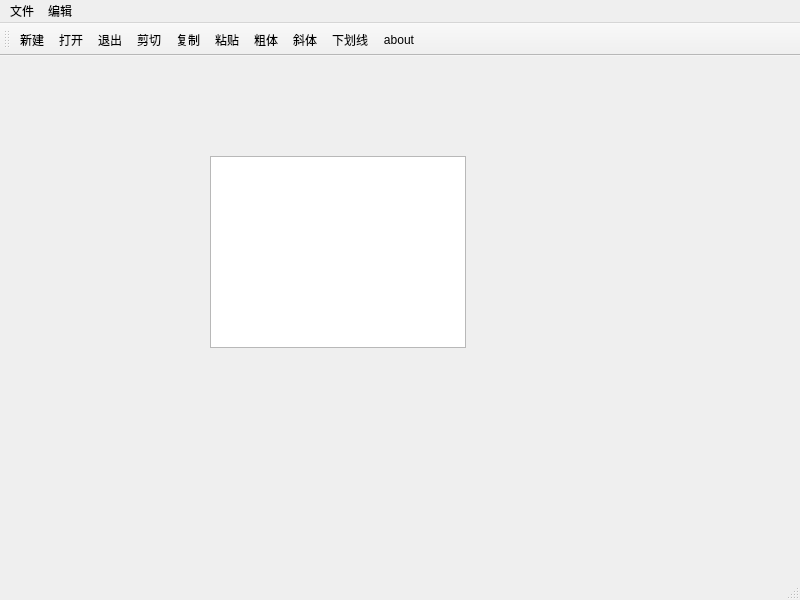
<?xml version="1.0" encoding="UTF-8"?>
<ui version="4.0">
 <class>MainWindow</class>
 <widget class="QMainWindow" name="MainWindow">
  <property name="geometry">
   <rect>
    <x>0</x>
    <y>0</y>
    <width>800</width>
    <height>600</height>
   </rect>
  </property>
  <property name="windowTitle">
   <string>MainWindow</string>
  </property>
  <widget class="QWidget" name="centralwidget">
   <widget class="QTextEdit" name="textEdit">
    <property name="geometry">
     <rect>
      <x>210</x>
      <y>100</y>
      <width>256</width>
      <height>192</height>
     </rect>
    </property>
   </widget>
  </widget>
  <widget class="QMenuBar" name="menubar">
   <property name="geometry">
    <rect>
     <x>0</x>
     <y>0</y>
     <width>800</width>
     <height>24</height>
    </rect>
   </property>
   <widget class="QMenu" name="menu">
    <property name="title">
     <string>文件</string>
    </property>
    <addaction name="actionNew"/>
   </widget>
   <widget class="QMenu" name="menu_2">
    <property name="title">
     <string>编辑</string>
    </property>
   </widget>
   <addaction name="menu"/>
   <addaction name="menu_2"/>
  </widget>
  <widget class="QStatusBar" name="statusbar"/>
  <widget class="QToolBar" name="mainToolBar">
   <property name="windowTitle">
    <string>toolBar</string>
   </property>
   <property name="toolButtonStyle">
    <enum>Qt::ToolButtonStyle::ToolButtonTextUnderIcon</enum>
   </property>
   <attribute name="toolBarArea">
    <enum>TopToolBarArea</enum>
   </attribute>
   <attribute name="toolBarBreak">
    <bool>false</bool>
   </attribute>
   <addaction name="actionNew"/>
   <addaction name="actionOpen"/>
   <addaction name="actionExit"/>
   <addaction name="actionCut"/>
   <addaction name="actionCopy"/>
   <addaction name="actionPaste"/>
   <addaction name="actionBo"/>
   <addaction name="actiontltalic"/>
   <addaction name="actionUnder"/>
   <addaction name="actionAbout"/>
  </widget>
  <action name="actionNew">
   <property name="icon">
    <iconset resource="res.qrc">
     <normaloff>:/images/images/new2.bmp</normaloff>:/images/images/new2.bmp</iconset>
   </property>
   <property name="text">
    <string>新建</string>
   </property>
   <property name="toolTip">
    <string>newfile</string>
   </property>
  </action>
  <action name="actionOpen">
   <property name="icon">
    <iconset resource="res.qrc">
     <normaloff>:/images/images/open3.bmp</normaloff>:/images/images/open3.bmp</iconset>
   </property>
   <property name="text">
    <string> 打开</string>
   </property>
   <property name="toolTip">
    <string>open</string>
   </property>
   <property name="menuRole">
    <enum>QAction::MenuRole::NoRole</enum>
   </property>
  </action>
  <action name="actionExit">
   <property name="icon">
    <iconset resource="res.qrc">
     <normaloff>:/images/images/exit.bmp</normaloff>:/images/images/exit.bmp</iconset>
   </property>
   <property name="text">
    <string>退出</string>
   </property>
   <property name="menuRole">
    <enum>QAction::MenuRole::NoRole</enum>
   </property>
  </action>
  <action name="actionCut">
   <property name="icon">
    <iconset resource="res.qrc">
     <normaloff>:/images/images/cut.bmp</normaloff>:/images/images/cut.bmp</iconset>
   </property>
   <property name="text">
    <string>剪切</string>
   </property>
   <property name="toolTip">
    <string>剪切</string>
   </property>
   <property name="menuRole">
    <enum>QAction::MenuRole::NoRole</enum>
   </property>
  </action>
  <action name="actionCopy">
   <property name="icon">
    <iconset resource="res.qrc">
     <normaloff>:/images/images/120.bmp</normaloff>:/images/images/120.bmp</iconset>
   </property>
   <property name="text">
    <string>复制</string>
   </property>
   <property name="toolTip">
    <string>复制</string>
   </property>
   <property name="menuRole">
    <enum>QAction::MenuRole::NoRole</enum>
   </property>
  </action>
  <action name="actionPaste">
   <property name="icon">
    <iconset resource="res.qrc">
     <normaloff>:/images/images/paste.bmp</normaloff>:/images/images/paste.bmp</iconset>
   </property>
   <property name="text">
    <string>粘贴</string>
   </property>
   <property name="menuRole">
    <enum>QAction::MenuRole::NoRole</enum>
   </property>
  </action>
  <action name="actionBo">
   <property name="icon">
    <iconset resource="res.qrc">
     <normaloff>:/images/images/BLD.BMP</normaloff>:/images/images/BLD.BMP</iconset>
   </property>
   <property name="text">
    <string>粗体</string>
   </property>
   <property name="menuRole">
    <enum>QAction::MenuRole::NoRole</enum>
   </property>
  </action>
  <action name="actiontltalic">
   <property name="icon">
    <iconset resource="res.qrc">
     <normaloff>:/images/images/ITL.BMP</normaloff>:/images/images/ITL.BMP</iconset>
   </property>
   <property name="text">
    <string>斜体</string>
   </property>
   <property name="menuRole">
    <enum>QAction::MenuRole::NoRole</enum>
   </property>
  </action>
  <action name="actionUnder">
   <property name="icon">
    <iconset resource="res.qrc">
     <normaloff>:/images/images/WORDUNDR.BMP</normaloff>:/images/images/WORDUNDR.BMP</iconset>
   </property>
   <property name="text">
    <string>下划线</string>
   </property>
   <property name="menuRole">
    <enum>QAction::MenuRole::NoRole</enum>
   </property>
  </action>
  <action name="actionAbout">
   <property name="icon">
    <iconset resource="res.qrc">
     <normaloff>:/images/images/430.bmp</normaloff>:/images/images/430.bmp</iconset>
   </property>
   <property name="text">
    <string>about</string>
   </property>
   <property name="menuRole">
    <enum>QAction::MenuRole::NoRole</enum>
   </property>
  </action>
 </widget>
 <resources>
  <include location="res.qrc"/>
 </resources>
 <connections>
  <connection>
   <sender>actionExit</sender>
   <signal>triggered()</signal>
   <receiver>MainWindow</receiver>
   <slot>close()</slot>
   <hints>
    <hint type="sourcelabel">
     <x>-1</x>
     <y>-1</y>
    </hint>
    <hint type="destinationlabel">
     <x>399</x>
     <y>299</y>
    </hint>
   </hints>
  </connection>
 </connections>
</ui>
